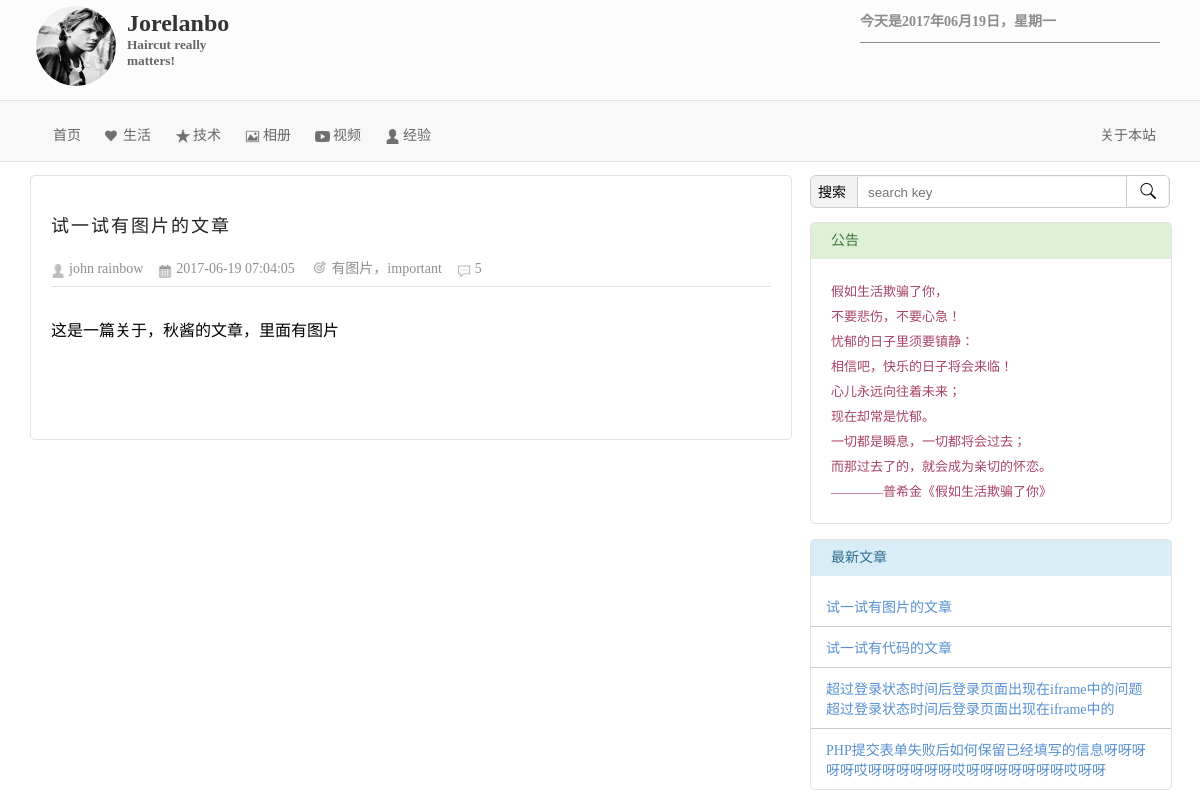
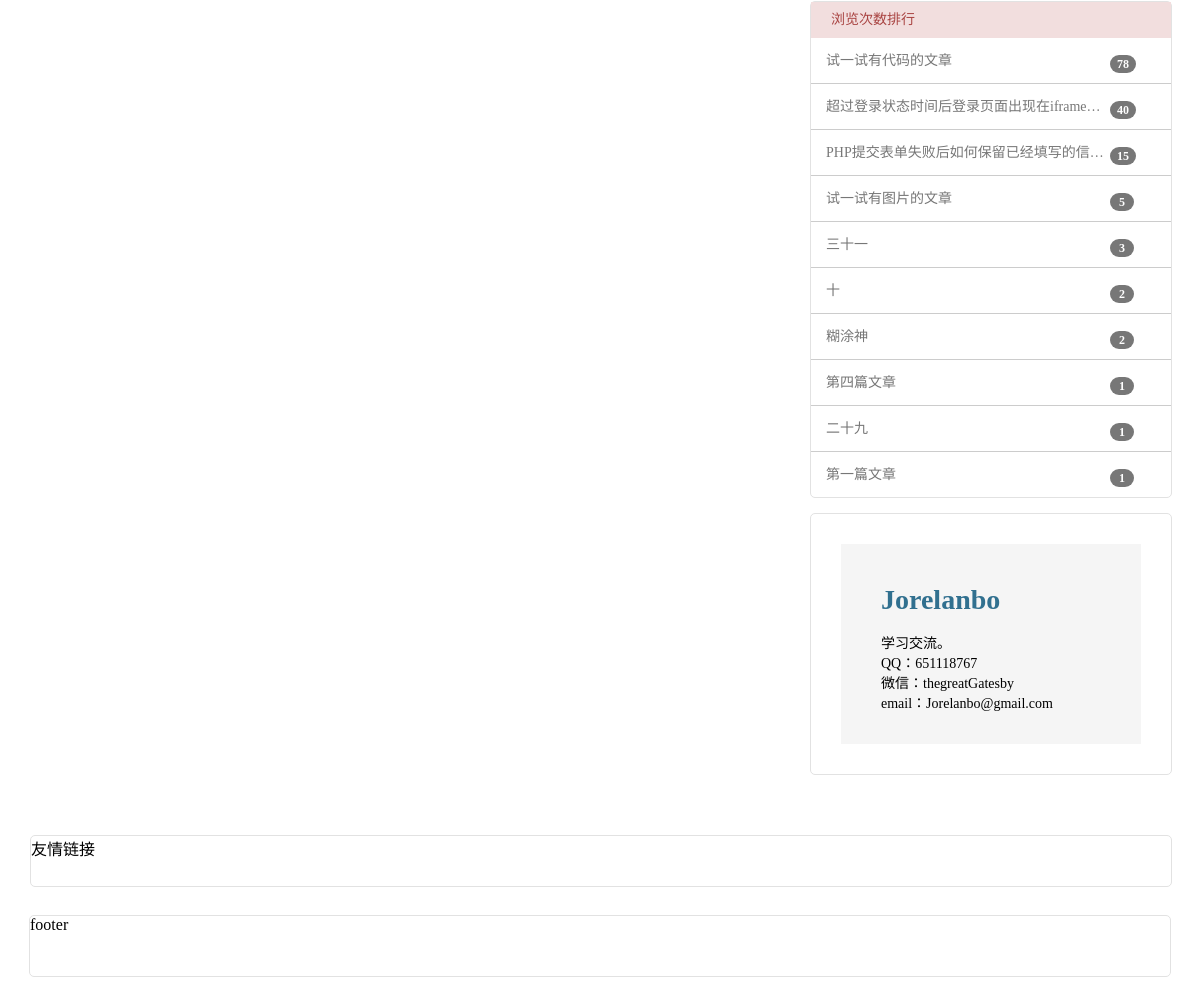
/viewArticle.php?&id=28, run on the app's committed database (2 pictures, top to bottom).
### tables this page shows
CREATE TABLE `user` (
  `id` int(3) NOT NULL AUTO_INCREMENT,
  `name` varchar(16) NOT NULL,
  `sex` smallint(1) NOT NULL,
  `signature` varchar(30) DEFAULT NULL,
  `avatar_path` varchar(50) DEFAULT NULL,
  PRIMARY KEY (`id`)
);

CREATE TABLE `article` (
  `id` int(5) NOT NULL AUTO_INCREMENT,
  `title` varchar(50) NOT NULL,
  `article_type_id` int(5) NOT NULL,
  `keywords` varchar(50) NOT NULL,
  `content` text NOT NULL,
  `view_times` int(10) DEFAULT NULL,
  `create_time` int(10) DEFAULT NULL,
  `introduction` varchar(100) DEFAULT NULL,
  PRIMARY KEY (`id`)
);

### include/mysqli.class.php (called while the page is built, shortened)
<?php
$db = new Mysql();
class Mysql{
    var $mysqli;
    function __construct()
    {
        $this->db_host = 'localhost';
        $this->db_user = 'root';
        $this->db_pwd = 'root';
        $this->db_name = 'blog';
        $this->mysqli = @new mysqli($this->db_host, $this->db_user, $this->db_pwd, $this->db_name);
    }
    function getMaster(){
        $sql = "SELECT * From user";
        $result = $this->mysqli->query($sql);
        $result->data_seek(0);
        $row = $result->fetch_assoc();
        $name = $row['name'];
        $sex = $row['sex'] == 1 ? '男': '女';
        $signature = $row['signature'];
        $avatar_path = $row['avatar_path'];
        $master = ['name'=>$name, 'sex'=>$sex, 'signature'=>$signature, 'avatar_path'=>$avatar_path];
        return $master;
    }
    function getNewest()
    {
        $sql = "SELECT id,title FROM article WHERE keywords LIKE '%important%' ORDER BY create_time DESC LIMIT 10";
        $result = $this->mysqli->query($sql);
        $articles = [];
        if ($this->mysqli->affected_rows > 0) {
            for ($i = 0;$i < $result->num_rows;$i ++) {
                $result->data_seek($i);
                $row = $result->fetch_assoc();
                $articles[] = ['id'=>$row['id'], 'title'=>$row['title']];
            }
        }
        return $articles;
    }
    function getArticle($id)
    {
        $sql = "SELECT * FROM article WHERE id='$id'";
        $result = $this->mysqli->query($sql);
        $article = [];
        if ($this->mysqli->affected_rows > 0) {
            $result->data_seek(0);
            $row = $result->fetch_assoc();
            $article = ['id'=>$row['id'], 'title'=>$row['title'], 'article_type_id'=>$row['article_type_id'],
                'keywords'=>$row['keywords'], 'introduction'=>$row['introduction'], 'content'=>$row['content'],
                'view_times'=>$row['view_times'], 'create_time'=>$row['create_time']];
        }
        return $article;
    }
    function getHighViewList()
    {
        $sql = "SELECT id,title,view_times FROM article ORDER BY view_times DESC LIMIT 10";
        $result = $this->mysqli->query($sql);
        $articles = [];
        if ($this->mysqli->affected_rows > 0) {
            for ($i = 0; $i < $result->num_rows; $i ++) {
                $result->data_seek($i);
                $row = $result->fetch_assoc();
                $articles[] = ['id'=>$row['id'], 'title'=>$row['title'], 'view_times'=>$row['view_times']];
            }
        }
        return $articles;
    }
    function articleView($id)
    {
        $sql = "SELECT view_times FROM article WHERE id=$id";
        $result = $this->mysqli->query($sql);
        $result->data_seek(0);
        $row = $result->fetch_assoc();
        $view = $row['view_times'];
        $view++;
        $sql = "UPDATE article SET view_times = $view WHERE id=$id";
        $this->mysqli->query($sql);
    }
}

### highViewList.php (the view)
<?php
$high_views = $db->getHighViewList();
for ($i = 0; $i < count($high_views); $i ++) {
    $high_view_id = $high_views[$i]['id'];
    $high_view_title = $high_views[$i]['title'];
    $high_view_view_times = $high_views[$i]['view_times'];
    if ($i == count($high_views) - 1) {
        ?>
        <div class="high_view_item">
            <a href="viewArticle.php?id=<?php echo $high_view_id;?>"><?php echo $high_view_title;?></a>
            <div class="times"><?php echo $high_view_view_times;?></div>
        </div>
        <?php
    } else {
        ?>
        <div class="high_view_item">
            <a href="viewArticle.php?id=<?php echo $high_view_id; ?>" title="<?php echo $high_view_title; ?>"><?php echo $high_view_title; ?></a>
            <div class="times"><?php echo $high_view_view_times;?></div>
        </div>
        <div class="high_view_item_divide_line"></div>
        <?php
    }
}

### viewArticle.php (shortened to what this page needs)
<?php
require_once 'include/mysqli.class.php';
?>
<!DOCTYPE html>
<html lang="en">
<head>
    <link rel="stylesheet" type="text/css" href="templates/style/base.css">
    <link rel="stylesheet" type="text/css" href="include/kindeditor/plugins/code/prettify.css">
</head>
<body>
<?php
require_once 'header.php';
?>
<div class="content">
    <div class="left_area">
        <div class="main_article">
            <?php include_once 'articleDetail.php'?>
        </div>
    </div>
    <div class="menu">
        <div class="search_box">
            <form name="search_form" action="search.php" method="get" onsubmit="return check();">
                <div class="search_title">搜索</div>
                <input title="search_key" name="search_key" class="search_key" placeholder="search key" type="text"><input type="submit" class="submit_search_key" value="　　">
            </form>
        </div>
        <div class="announcement">
            <div class="menu_title">公告</div>
            <div class="announcement_box">
                假如生活欺骗了你，<br>
                不要悲伤，不要心急！<br>
                忧郁的日子里须要镇静：<br>
                相信吧，快乐的日子将会来临！<br>
                心儿永远向往着未来；<br>
                现在却常是忧郁。<br>
                一切都是瞬息，一切都将会过去；<br>
                而那过去了的，就会成为亲切的怀恋。<br>
                ————普希金《假如生活欺骗了你》
            </div>
        </div>
        <div class="newest">
            <div class="menu_title">最新文章</div>
            <div class="newest_list">
                <?php include_once 'newest.php';?>
            </div>
        </div>
        <div class="scan_times_list">
            <div class="menu_title">浏览次数排行</div>
            <div class="high_view_list">
                <?php include_once 'highViewList.php';?>
            </div>
        </div>
        <div class="Jorelanbo">
            <div class="Jorelanbo_box">
                <h2>Jorelanbo</h2><br>
                学习交流。<br>
                QQ：651118767<br>
                微信：thegreatGatesby<br>
                email：Jorelanbo@gmail.com
            </div>
        </div>
    </div>
</div>
<div class="links_box">
    <div class="links">
        友情链接
    </div>
</div>
<div class="footer">footer</div>
<div class="blank"></div>
</body>
</html>

### header.php
<?php
require_once 'common/common.inc.php';
$dayArray = ['', '一', '二', '三', '四', '五', '六', '日'];
$day = $dayArray[date('N')];
$date = "今天是" . date('Y年m月d日') . "，星期" . $day;
$master = $db->getMaster();
$name = $master['name'];
$signature = $master['signature'];
$avatar_path = $master['avatar_path'];
?>
<div class="box">
    <div class="header">
        <div class="avatar_area">
            <a href=""><img class="avatar" src="<?=$avatar_path?>"></a>
            <div class="name_signature">
                <a href=""><h2 id="name"><?=$name?></h2></a>
                <h5 id="signature"><?=$signature?></h5>
            </div>
        </div>
        <h6 class="date"><?=$date?></h6>
    </div>
    <div class="nav_bg">
        <div class="nav">
            <ul>
                <li class="home"><a href="index.php">首页</a></li>
                <li class="life"><a href="life.php">生活</a></li>
                <li class="skill"><a href="skill.php">技术</a></li>
                <li class="album"><a href="album.php" target="_blank">相册</a></li>
                <li class="video"><a href="video.php" target="_blank">视频</a></li>
                <li class="experience"><a href="experience.php" target="_blank">经验</a></li>
                <li class="about"><a href="about.php">关于本站</a></li>
            </ul>
        </div>
    </div>
</div>
<div class="fix_nav" id="fix_nav">
    <div class="nav_bg">
        <div class="nav">
            <ul>
                <li class="home"><a href="index.php">首页</a></li>
                <li class="life"><a href="life.php">生活</a></li>
                <li class="skill"><a href="skill.php">技术</a></li>
                <li class="album"><a href="album.php" target="_blank">相册</a></li>
                <li class="video"><a href="video.php" target="_blank">视频</a></li>
                <li class="experience"><a href="experience.php" target="_blank">经验</a></li>
                <li class="about"><a href="about.php">关于本站</a></li>
            </ul>
        </div>
    </div>
</div>

### articleDetail.php (shortened to what this page needs)
<?php
$db->articleView($id);
$article = $db->getArticle($id);
$title = $article['title'];
$create_time = date('Y-m-d H:i:s', $article['create_time']);
$keywords = $article['keywords'];
$content = $article['content'];
$view_times = $article['view_times'];
?>
<div class="article_detail">
    <div class="article_detail_title">
        <?php echo $title;?>
    </div>
    <div class="article_detail_info_list">
        <span class="article_detail_writer">john rainbow</span><span class="article_detail_create_time"><?php echo $create_time?></span>
        <span class="article_detail_keywords"><?php echo $keywords?></span><span class="article_detail_view_times"><?php echo $view_times?></span>
    </div>
    <div class="article_detail_content">
        <?php echo $content;?>
    </div>
</div>

### newest.php
<?php
$newest = $db->getNewest();
for ($i = 0; $i < count($newest); $i ++) {
    $newest_id = $newest[$i]['id'];
    $newest_title = $newest[$i]['title'];
    if ($i == count($newest) - 1) {
?>
        <div class="newest_item">
            <a href="viewArticle.php?id=<?php echo $newest_id;?>"><?php echo $newest_title;?></a>
        </div>
<?php
    } else {
?>
        <div class="newest_item">
            <a href="viewArticle.php?id=<?php echo $newest_id; ?>"><?php echo $newest_title; ?></a>
        </div>
        <div class="newest_item_divide_line"></div>
<?php
    }
}

### data on the page
user: avatar_path (picture), name "Jorelanbo", signature "Haircut really matters!"
article: title "试一试有图片的文章", keywords "有图片，important", view_times "5", content "这是一篇关于，秋酱的文章，里面有图片"
article: title "试一试有代码的文章", view_times "78"
article: title "超过登录状态时间后登录页面出现在iframe中的问题超过登录状态时间后登录页面出现在iframe中的", title "超过登录状态时间后登录页面出现在iframe…", view_times "40"
article: title "PHP提交表单失败后如何保留已经填写的信息呀呀呀呀呀哎呀呀呀呀呀呀哎呀呀呀呀呀呀呀哎呀呀", title "PHP提交表单失败后如何保留已经填写的信…", view_times "15"
article: title "三十一", view_times "3"
article: title "十", view_times "2"
article: title "糊涂神", view_times "2"
article: title "第四篇文章", view_times "1"
article: title "二十九", view_times "1"
article: title "第一篇文章", view_times "1"
